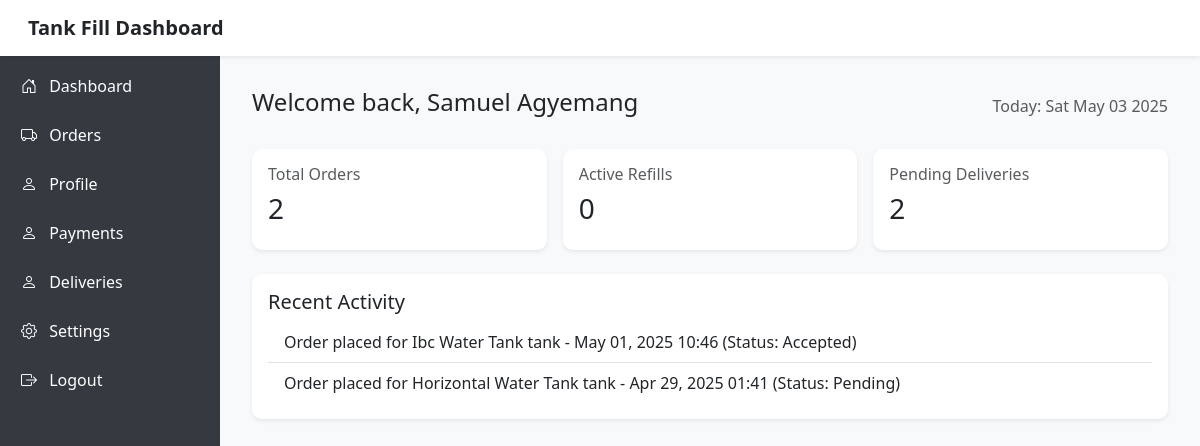
Page /customer_dashboard/ (signed in) on the earlier database version.
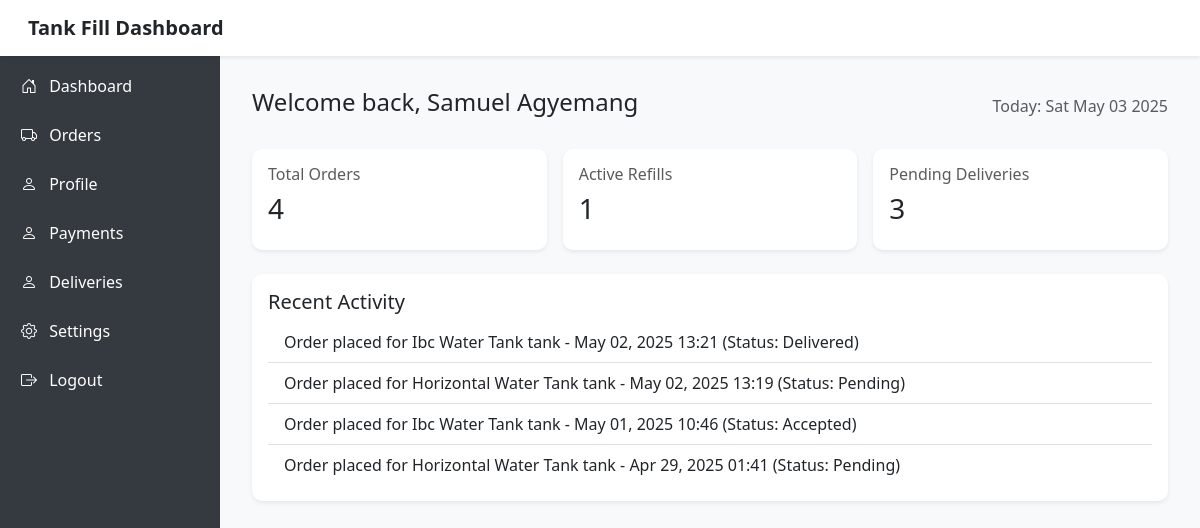
Same page on the later database version.
### authentication/models.py (models this page shows, shortened)
class User(AbstractBaseUser, PermissionsMixin):
    user_id = UniqueIDField(primary_key=True, unique=True, editable=False)
    email = models.EmailField(unique=True, blank=True, null=True)
    phone_number = models.CharField(max_length=15, unique=True, validators=[
        RegexValidator(regex=r'^\+?\d{9,15}$', message="Enter a valid phone number.")
    ])
    full_name = models.CharField(max_length=100)
    address = models.CharField(max_length=255, blank=True, null=True)
    gender = models.CharField(max_length=10, choices=GENDER_CHOICES, blank=True, null=True)
    photo = models.ImageField(upload_to='uploaded_files/kyc/photos/', default='media/profile.png', null=True, blank=True)
    date_joined = models.DateTimeField(default=timezone.now)
    is_active = models.BooleanField(default=True)
    is_staff = models.BooleanField(default=False)
    is_customer = models.BooleanField(default=False)
    is_vendor = models.BooleanField(default=False)
    is_driver = models.BooleanField(default=False)
    is_admin = models.BooleanField(default=False)
    latitude = models.DecimalField(max_digits=9, decimal_places=6, null=True, blank=True)
    longitude = models.DecimalField(max_digits=9, decimal_places=6, null=True, blank=True)
    groups = models.ManyToManyField(Group, related_name="custom_user_groups", blank=True)
    user_permissions = models.ManyToManyField(Permission, related_name="custom_user_permissions", blank=True)
    objects = CustomUserManager()
    USERNAME_FIELD = 'phone_number'
    REQUIRED_FIELDS = ['email', 'full_name']
    def get_full_name(self):
        return f"{self.full_name}"

class Order(models.Model):
    order_id = UniqueIDField(primary_key=True, editable=False, unique=True)
    customer = models.ForeignKey(User, on_delete=models.CASCADE, related_name="orders", limit_choices_to={'is_customer': True})
    vendor = models.ForeignKey(Vendor, on_delete=models.CASCADE, related_name="orders")
    order_date = models.DateTimeField(auto_now_add=True)
    payment_method = models.CharField(max_length=100, choices=PAYMENT_METHODS)
    litres = models.CharField(max_length=100, null=True)
    tank_type = models.CharField(max_length=200, choices=TANK_CHOICES)
    status = models.CharField(
        max_length=20, choices=DELIVERY_STATUS, default='Pending'
    )
    is_complete = models.BooleanField(default=False)
    delivery_location = models.CharField(max_length=200, null=True, blank=True)

### authentication/views.py (the view)
# urls.py: path('customer_dashboard/', CustomerDashboard.as_view(), name='customer_dashboard'),
@method_decorator((login_required, customer_required), name='dispatch')
class CustomerDashboard(View):
    template_name = 'customer/customer_dashboard.html'
    def get(self, request,*args,**kwargs):
        orders = Order.objects.filter(customer=request.user).order_by('-order_date')
        completed_orders = orders.filter(is_complete=True)
        pending_orders = orders.filter(is_complete=False)
        active_refills = orders.filter(status='Delivered')
        context = {
            'orders': orders,
            'completed_orders_count': completed_orders.count(),
            'pending_orders_count': pending_orders.count(),
            'active_refills_count': active_refills.count(),
        }
        return render(request, self.template_name,context)

### templates/customer/customer_dashboard.html (shortened to what this page needs)
<!DOCTYPE html>
<html lang="en">
<head>
  <link href="https://cdn.jsdelivr.net/npm/bootstrap@5.3.0/dist/css/bootstrap.min.css" rel="stylesheet"/>
  <link rel="stylesheet" href="https://cdn.jsdelivr.net/npm/bootstrap-icons@1.10.5/font/bootstrap-icons.css">
</head>
<body>
<nav class="navbar navbar-light bg-white shadow-sm p-3 sticky-top">
  <div class="container-fluid">
    <h5 class="mb-0 fw-bold">Tank Fill Dashboard</h5>
  </div>
</nav>
<div class="sidebar-desktop d-none d-md-block">
  <h4 class="mb-4">Tank Fill</h4>
  <a href="{% url 'customer_dashboard' %}"><i class="bi bi-house-door me-2"></i> Dashboard</a>
  <a href="{% url 'customer_orders' %}"><i class="bi bi-truck me-2"></i> Orders</a>
  <a href="{% url 'customer_profile' %}"><i class="bi bi-person me-2"></i> Profile</a>
  <a href="{% url 'customer_payments' %}"><i class="bi bi-person me-2"></i> Payments</a>
  <a href="{% url 'customer_deliveries' %}"><i class="bi bi-person me-2"></i> Deliveries</a>
  <a href="#"><i class="bi bi-gear me-2"></i> Settings</a>
  <a href="{% url 'logout' %}"><i class="bi bi-box-arrow-right me-2"></i> Logout</a>
</div>
<div class="main-content">
  <div class="d-flex justify-content-between align-items-center mb-4">
    <h2 class="h4">Welcome back, {{request.user.get_full_name}}</h2>
    <span class="text-muted">Today: <span id="date"></span></span>
  </div>
  <div class="row g-3 mb-4">
    <div class="col-sm-6 col-lg-4">
      <div class="card shadow-sm p-3">
        <h6 class="text-muted">Total Orders</h6>
        <h3>{{ orders.count }}</h3>
      </div>
    </div>
    <div class="col-sm-6 col-lg-4">
      <div class="card shadow-sm p-3">
        <h6 class="text-muted">Active Refills</h6>
        <h3>{{ active_refills_count }}</h3>
      </div>
    </div>
    <div class="col-sm-6 col-lg-4">
      <div class="card shadow-sm p-3">
        <h6 class="text-muted">Pending Deliveries</h6>
        <h3>{{ pending_orders_count }}</h3>
      </div>
    </div>
  </div>
  <div class="card shadow-sm p-3">
    <h5>Recent Activity</h5>
    <ul class="list-group list-group-flush">
      {% for order in orders|slice:":5" %}
        <li class="list-group-item">
          Order placed for {{ order.tank_type|title }} tank - {{ order.order_date|date:"M d, Y H:i" }} (Status: {{ order.status }})
        </li>
      {% empty %}
        <li class="list-group-item">No recent activities yet.</li>
      {% endfor %}
    </ul>
  </div>
</div>
</body>
</html>

### templates/customer/customer_dashboard.html (style rules this page uses)
body { background-color: #f8f9fa; }
.card { border: none; border-radius: 10px; }
@media (min-width: 768px) { .sidebar-desktop { position: fixed; top: 0; bottom: 0; width: 220px; background-color: #343a40; padding: 1rem; color: white; } }
@media (min-width: 768px) { .main-content { margin-left: 220px; padding: 2rem; } }
@media (min-width: 768px) { .sidebar-desktop a { display: block; color: white; text-decoration: none; margin-bottom:15px; padding:5px; } }

Differences in the rows shown:
added Order: tank_type "Ibc Water Tank", order_date "May 02, 2025 13:21", status "Delivered"
added Order: tank_type "Horizontal Water Tank", order_date "May 02, 2025 13:19", status "Pending"
Other differences:
{{ orders.count }}: "2" → "4"
{{ active_refills_count }}: "0" → "1"
{{ pending_orders_count }}: "2" → "3"
